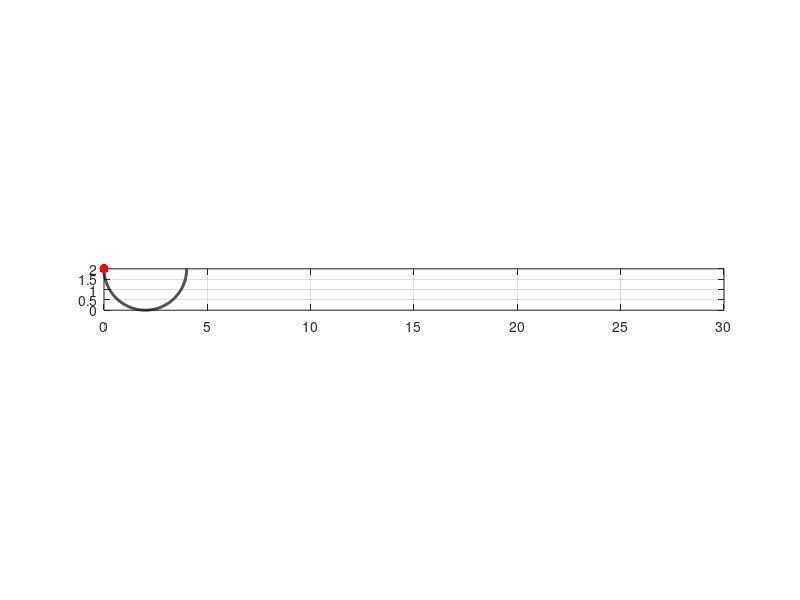
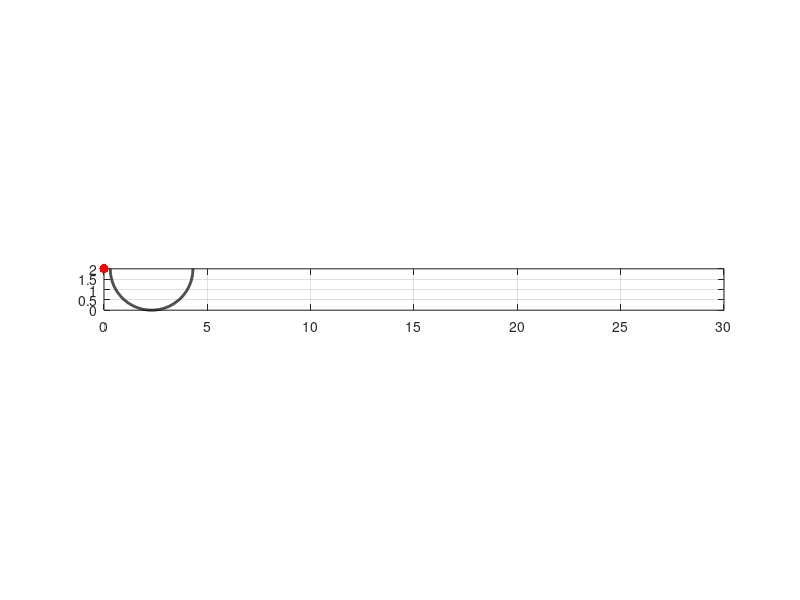
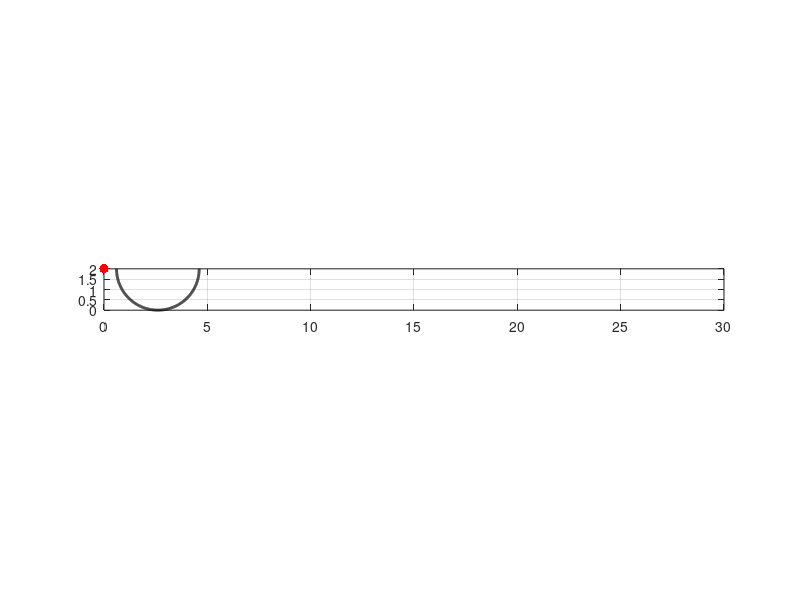
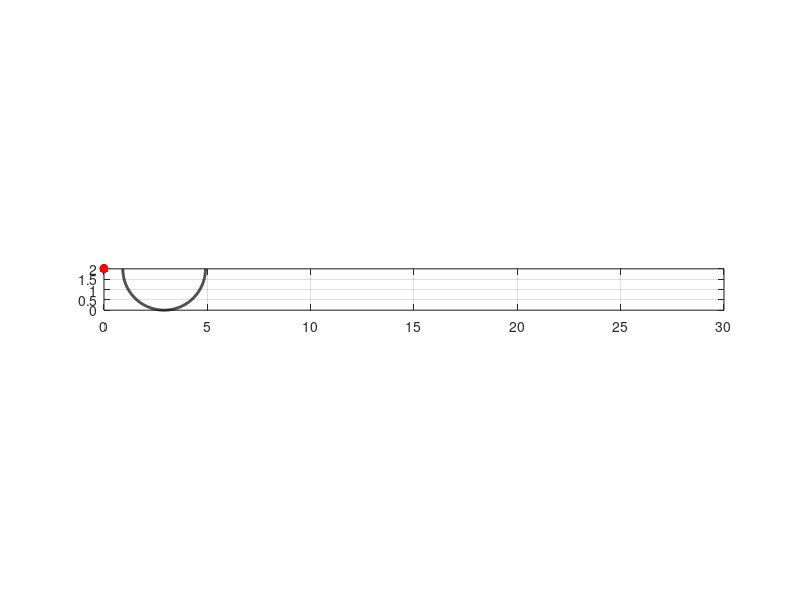

Source code (MATLAB) for these figures, in order: (Note: this script raises an error after producing the figures.)
%% It is used to draw the trajectory of a point as the wheel rolls.
% Author: Zhang, Haowei, changhw@zju.edu.cn
clear all;
close all;
v=1;
R=2;
omega=v/R;

theta=linspace(0, 2*pi, 1000);
xCircle=R+R*cos(theta);xCircle0=xCircle;
yCircle=R+R*sin(theta);
xmax=30;
figure;
xlim([0,xmax]);
ylim([0,R]);
Nt = 100;
t1d=linspace(0,30,Nt);

dir_name = 'circle';
mkdir(dir_name);

for i=1:1:Nt
    t=t1d(i);
    xCircle = xCircle0 + v*t;
    h1=plot(xCircle, yCircle,'k-','LineWidth', 2);
    h=R*(1+sin(omega*t));
    x=v*t+R*(1-cos(omega*t));
    hold on;
    h2=plot(x,h,'r.','markersize',20);
    xlim([0,xmax]);
    ylim([0,R]);
    axis equal;
    grid on;
    drawnow;
    print('-dpng', [dir_name '\' 'fig' num2str(i,'%.4d')], '-r300');
    delete(h1);
end

%% make viedo
WriterObj=VideoWriter([dir_name '\' 'circle.avi']);
WriterObj.FrameRate = 10;
open(WriterObj);
for i=1:1:Nt
    frame=imread([dir_name '\' 'fig' num2str(i,'%.4d') '.png']);
    writeVideo(WriterObj,frame);% 将frame放到变量WriterObj中
end
close(WriterObj);
